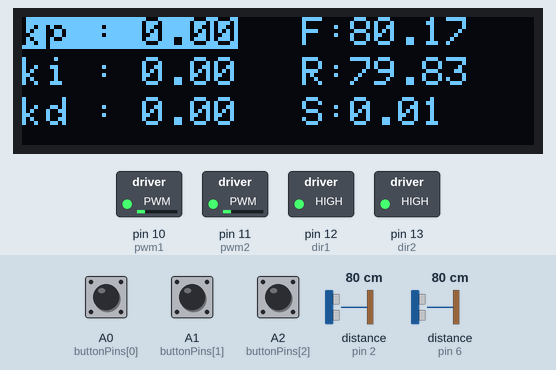
This sketch was run on a simulated Arduino Uno, built with avr-gcc and run on an emulated ATmega328P. Shown: 128×32 one-colour display, switched loads named in the sketch (green lamp = pin HIGH). Wiring (inferred from the names in the program): 2 × ultrasonic range finder: trigger pin 3, echo pin 2 / trigger pin 5, echo pin 6. Dashed ring = blinking. The inputs (shaded band) are chosen by the test bench; at power-on: A0 (buttonPins[0]) HIGH, distance to the obstacle (sensors on pin 6, pin 2) 80 cm, A1 (buttonPins[1]) HIGH, A2 (buttonPins[2]) HIGH. The echo pulse lasts 58.3 µs per cm; the display library's start-up logo is not drawn; pins used as bus, display or sensor lines are not drawn; what the sketch prints to the serial monitor is not drawn.

Above: at 3.2 s.
3.3 s: A0 (buttonPins[0]) pulled LOW for 0.15 s
At 3.9 s:
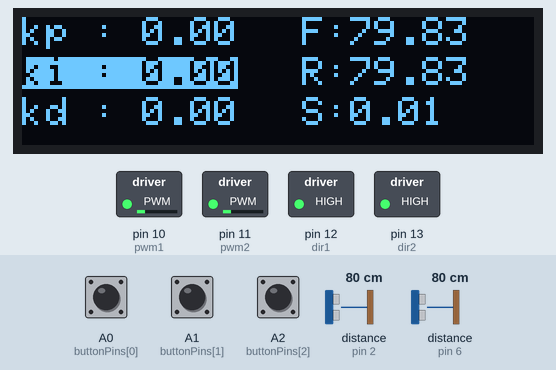
5.1 s: distance to the obstacle (sensor on pin 6) set to 4 cm
At 7.4 s:
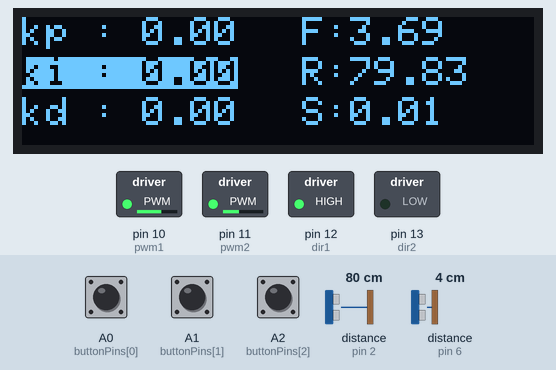
7.7 s: A0 (buttonPins[0]) pulled LOW for 1 s
At 9.0 s:
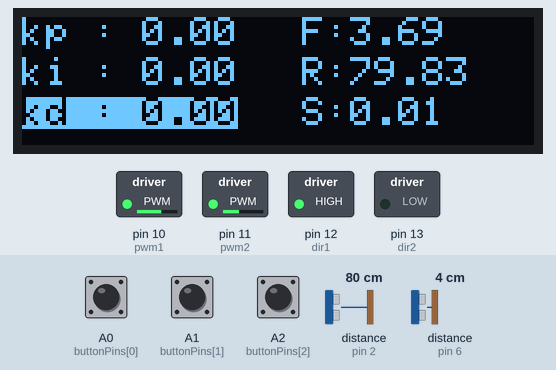
10.2 s: A0 (buttonPins[0]) pulled LOW for 3.2 s
At 11.1 s:
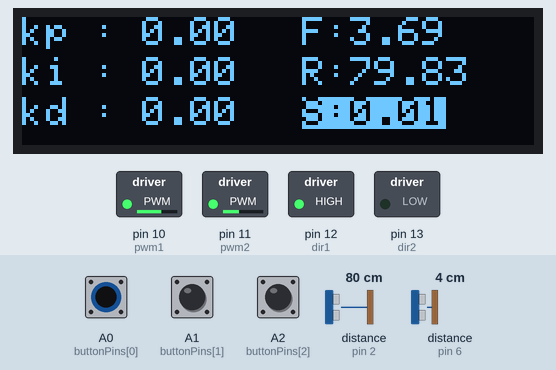
16.5 s: distance to the obstacle (sensor on pin 2) set to 299 cm
At 18.0 s:
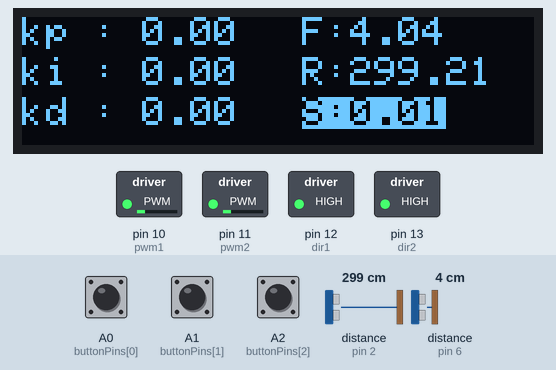
19.6 s: A1 (buttonPins[1]) pulled LOW for 0.15 s
At 20.8 s:
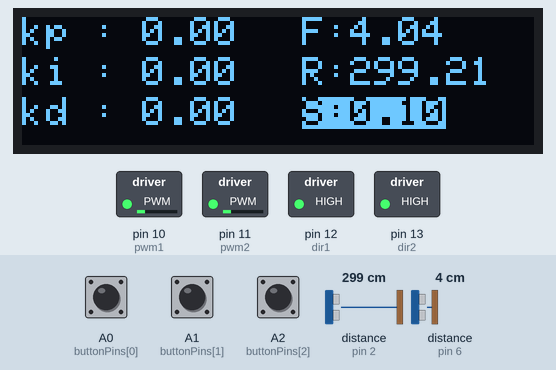
Timing chart, 0 to 22.2 s (numbered marks = the images above; inputs shaded):
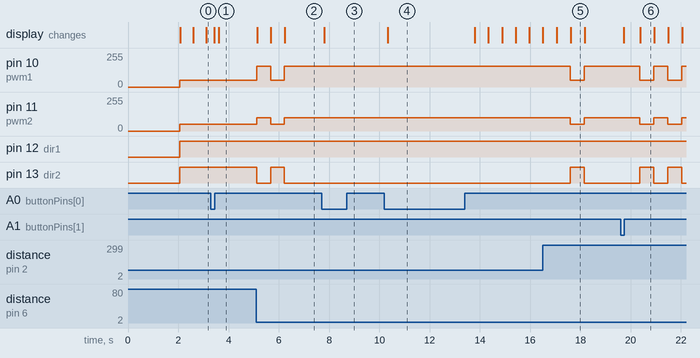

The sketch:

all.ino
```cpp
const uint8_t trig1 = 3;
const uint8_t trig2 = 5;
// const uint8_t trig3 = 13;
const uint8_t echo1 = 2;
const uint8_t echo2 = 6;
// const uint8_t echo3 = 12;
uint8_t i;
int val;
int val1;
int val2;
float kd;
float ki;
float kp;
float size_number;
float front, left, right;
unsigned long timerDelay = 3000;
unsigned long lastTime = 0;
#define noOfButtons 3
#define bounceDelay 20
#define minButtonPress 3

const int buttonPins[] = {A0, A1, A2};
uint32_t previousMillis[noOfButtons];
uint8_t pressCount[noOfButtons];
uint8_t counter[noOfButtons];
float size[6] = {0.01, 0.1, 1, 5, 10, 100};
int select_size = 0;
#include <Adafruit_GFX.h>
#include <Adafruit_SSD1306.h>
#define SCREEN_WIDTH 128
#define SCREEN_HEIGHT 32
#define OLED_RESET -1
#define SCREEN_ADDRESS 0x3C
Adafruit_SSD1306 display(SCREEN_WIDTH, SCREEN_HEIGHT, &Wire, OLED_RESET);
void start_display()
{
    if (!display.begin(SSD1306_SWITCHCAPVCC, SCREEN_ADDRESS))
    {
        Serial.println(F("SSD1306 allocation failed"));
        for (;;)
            ;
    }
    display.display();
    delay(2000);

    display.clearDisplay();
}

void display_selector(uint16_t select, float kp, float ki, float kd, float size_number)
{

    display.setTextSize(1);

    if (select == 1)
    {
        display.setTextColor(BLACK, WHITE);
        display.setCursor(0, 0);
        display.print("kp : " + String(kp));
        display.setTextColor(WHITE);
        display.setCursor(0, 10);
        display.print("ki : " + String(ki));
        display.setCursor(0, 20);
        display.print("kd : " + String(kd));
        display.setCursor(70, 20);
        display.print("S:" + String(size_number));
        select++;
    }
    else if (select == 2)
    {
        display.setTextColor(WHITE);
        display.setCursor(0, 0);
        display.print("kp : " + String(kp));
        display.setTextColor(BLACK, WHITE);
        display.setCursor(0, 10);
        display.print("ki : " + String(ki));
        display.setTextColor(WHITE);
        display.setCursor(0, 20);
        display.print("kd : " + String(kd));
        display.setCursor(70, 20);
        display.print("S:" + String(size_number));
        select++;
    }
    else if (select == 3)
    {
        display.setTextColor(WHITE);
        display.setCursor(0, 0);
        display.print("kp : " + String(kp));
        display.setCursor(0, 10);
        display.print("ki : " + String(ki));
        display.setCursor(70, 20);
        display.print("S:" + String(size_number));
        display.setTextColor(BLACK, WHITE);
        display.setCursor(0, 20);
        display.print("kd : " + String(kd));
    }
    else if (select == 4)
    {
        display.setTextColor(WHITE);
        display.setCursor(0, 0);
        display.print("kp : " + String(kp));
        display.setCursor(0, 10);
        display.print("ki : " + String(ki));
        display.setCursor(0, 20);
        display.print("kd : " + String(kd));
        display.setTextColor(BLACK, WHITE);
        display.setCursor(70, 20);
        display.print("S:" + String(size_number));
    }
}
#include <Arduino.h>
#define dir1 12
#define pwm1 10
#define pwm2 11
#define dir2 13

int pwmA;
int pwmB;
int pwmKa;
int pwmKi;
int Upper = 255;
int Lower = 15;
int basePWM = 50;

float sp = 5.00;
float dt = 0.001;
float error, integralE, derivativeE, lastError;
float PID;

void start_dcMotor()
{
    pinMode(dir1, OUTPUT);
    pinMode(pwm1, OUTPUT);
    pinMode(dir2, OUTPUT);
    pinMode(pwm2, OUTPUT);
}

void pid(float Kp, float Ki, float Kd, float depan, float kanan)
{
    if (kanan > 20)
    {
        kanan = 20;
    }
    else
    {
        kanan = kanan;
    }

    if (depan <= 4)
    {
        digitalWrite(dir1, HIGH);
        digitalWrite(dir2, LOW);
        analogWrite(pwm1, 155);
        analogWrite(pwm2, 100);
    }

    else
    {
        digitalWrite(dir1, HIGH);
        digitalWrite(dir2, HIGH);

        error = sp - kanan;
        integralE = integralE + error;
        derivativeE = error - lastError;

        float P = Kp * error;
        float I = (Ki * integralE) * dt;
        float D = (Kd / dt) * derivativeE;

        lastError = error;

        PID = P + I + D;

        pwmA = basePWM + PID;
        if (pwmA > Upper)
        {
            pwmA = Upper;
        }
        if (pwmA < Lower)
        {
            pwmA = Lower;
        }
        pwmKa = pwmA;

        pwmB = basePWM - PID;
        if (pwmB > Upper)
        {
            pwmB = Upper;
        }
        if (pwmB < Lower)
        {
            pwmB = Lower;
        }
        pwmKi = pwmB;

        analogWrite(pwm1, pwmKa);
        analogWrite(pwm2, pwmKi);
    }
}
#include <Arduino.h>

float read_ultrasonic(int trigPin, int echoPin)
{
    digitalWrite(trigPin, LOW);
    delayMicroseconds(5);
    digitalWrite(trigPin, HIGH);
    delayMicroseconds(10);
    digitalWrite(trigPin, LOW);

    // Read the signal from the sensor: a HIGH pulse whose
    // duration is the time (in microseconds) from the sending
    // of the ping to the reception of its echo off of an object.
    pinMode(echoPin, INPUT);
    long duration = pulseIn(echoPin, HIGH);

    // Convert the time into a distance
    float cm = (duration / 2.0) / 29.1;
    return cm;
}

void display_ultrasonic(float front, float right, float left)
{
    display.setTextColor(WHITE);
    display.setCursor(70, 0);
    display.print("F:" + String(front));
    display.setCursor(70, 10);
    display.print("R:" + String(right));
}

void select_channel()
{
    long currentMillis = millis();

    // If select channel not pressed
    if (digitalRead(buttonPins[0]))
    {
        previousMillis[0] = currentMillis;
        pressCount[0] = 0;
    }
    // If select channel pressed
    else
    {
        if (currentMillis - previousMillis[0] > bounceDelay)
        {
            previousMillis[0] = currentMillis;
            ++pressCount[0];
            if (pressCount[0] == minButtonPress)
            {
                counter[0]++;
            }
        }
    }
    if (counter[0] > 4)
    {
        counter[0] = 1;
    }
    else if (counter[0] == 0)
    {
        counter[0] = 1;
    }
}

float control_value(float val, float size)
{
    // If plus button not pressed
    long currentMillis = millis();
    if (digitalRead(buttonPins[1]))
    {
        previousMillis[1] = currentMillis;
        pressCount[1] = 0;
    }
    // If plus button pressed
    else
    {
        if (currentMillis - previousMillis[1] > bounceDelay)
        {
            previousMillis[1] = currentMillis; // Set previousMillis to millis to reset timeout
            ++pressCount[1];
            if (pressCount[1] == minButtonPress)
            // add size
            {
                val = val + size;
            }
        }
    }
    if (digitalRead(buttonPins[2]))
    {
        previousMillis[2] = currentMillis;
        pressCount[2] = 0;
    }
    else
    {
        if (currentMillis - previousMillis[2] > bounceDelay)
        {
            previousMillis[2] = currentMillis; // Set previousMillis to millis to reset timeout
            ++pressCount[2];
            if (pressCount[2] == minButtonPress)
            {
                val = val - size;
            }
        }
    }
    return val;
}

float change_size()
{
    // If plus button not pressed
    long currentMillis = millis();
    if (digitalRead(buttonPins[1]))
    {
        previousMillis[1] = currentMillis;
        pressCount[1] = 0;
    }
    // If plus button pressed
    else
    {
        if (currentMillis - previousMillis[1] > bounceDelay)
        {
            previousMillis[1] = currentMillis; // Set previousMillis to millis to reset timeout
            ++pressCount[1];
            if (pressCount[1] == minButtonPress)
            // add size
            {
                select_size = select_size + 1;
            }
        }
    }
    if (digitalRead(buttonPins[2]))
    {
        previousMillis[2] = currentMillis;
        pressCount[2] = 0;
    }
    else
    {
        if (currentMillis - previousMillis[2] > bounceDelay)
        {
            previousMillis[2] = currentMillis; // Set previousMillis to millis to reset timeout
            ++pressCount[2];
            if (pressCount[2] == minButtonPress)
            {
                select_size = select_size - 1;
            }
        }
    }
    if (select_size > 5)
    {
        select_size = 0;
    }
    else if (select_size < 0)
    {
        select_size = 0;
    }
    return size[select_size];
}
void read_bluetooth()
{
    if (Serial.available() > 0)
    {
        int info = Serial.read();
        int state = 0;
    }
}

void debugging(String val)
{
    if ((millis() - lastTime) > timerDelay)
    {
        if (val == "all")
        {
            val = digitalRead(A0);
            val1 = digitalRead(A1);
            val2 = digitalRead(A2);
            Serial.println(String(val) + String(val1) + String(val2));
            Serial.println(
                "Front : " + String(front) +
                "Right : " + String(right) +
                "Left : " + String(left));
        }
        else if (val == "ultrasonic")
        {
            Serial.println(
                "Front : " + String(front) +
                "Right : " + String(right) +
                "Left : " + String(left));
        }
        else if (val == "pushbutton")
        {
            val = digitalRead(A0);
            val1 = digitalRead(A1);
            val2 = digitalRead(A2);
            Serial.println(String(val) + String(val1) + String(val2));
        }
        else if (val == "pid")
        {
            Serial.println("size : " + String(size_number) + ", Kp : " + String(kp) + ", Ki : " + String(ki) + ", Kd : " + String(kd));
        }
        lastTime = millis();
    }
}

void setup()
{
    Serial.begin(9600);
    start_display();
    start_dcMotor();
    pinMode(trig1, OUTPUT);
    pinMode(trig2, OUTPUT);
    // pinMode(trig3, OUTPUT);
    pinMode(echo1, INPUT);
    pinMode(echo2, INPUT);
    // pinMode(echo3, INPUT);
    for (i = 0; i < noOfButtons; ++i)
    {
        pinMode(buttonPins[i], INPUT_PULLUP);
    }
    size_number = change_size();
}

void loop()
{
    // counter[0] => select channel

    display.clearDisplay();
    select_channel();
    if (counter[0] == 1)
    {
        kp = control_value(kp, size_number);
    }
    else if (counter[0] == 2)
    {
        ki = control_value(ki, size_number);
    }
    else if (counter[0] == 3)
    {
        kd = control_value(kd, size_number);
    }
    else
    {
        size_number = change_size();
    }
    if ((millis() - lastTime) > 500)
    {
        front = read_ultrasonic(trig2, echo2);
        right = read_ultrasonic(trig1, echo1);
        lastTime = millis();
    }
    display_selector(counter[0], kp, ki, kd, size_number);
    pid(kp, ki, kd, front, right);
    display_ultrasonic(front, right, 0);
    display.display();
    Serial.println("Kp:" + String(kp) + ",Ki:" + String(ki) + ",Kd:" + String(kd) + ",F:" + String(front) + ",R:" + String(right));
    read_bluetooth();
}
```

Measured:
- after the input at 3.3 s, the display: first changes after 0.14 s (image 1 shows a later state)
- after the input at 5.1 s, pin 10 (pwm1): 50/255 → 155/255 at once, → 50/255 0.54 s later, → 155/255 0.54 s later; pin 11 (pwm2): 50/255 → 100/255 at once, → 50/255 0.54 s later, → 100/255 0.54 s later; pin 13 (dir2): HIGH → LOW at once, → HIGH 0.54 s later, → LOW 0.54 s later; the display: first changes after 0.05 s (image 2 shows a later state)
- after the input at 7.7 s, the display: changes after 0.10 s (image 3)
- after the input at 10.2 s, the display: changes after 0.14 s (image 4)
- after the input at 16.5 s, pin 10 (pwm1): 155/255 → 50/255 after 1.1 s, → 155/255 0.55 s later; pin 11 (pwm2): 100/255 → 50/255 after 1.1 s, → 100/255 0.55 s later; pin 13 (dir2): LOW → HIGH after 1.1 s, → LOW 0.55 s later; the display: first differs from a run without the input after 0.56 s (image 5 shows a later state)
- after the input at 19.6 s, pin 10 (pwm1): alternates 155/255 for 0.55 s and 50/255 for 0.55 s, starting after 0.77 s; pin 11 (pwm2): alternates 100/255 for 0.55 s and 50/255 for 0.55 s, starting after 0.77 s
- what the display in image 5 shows lasts 0.6 s, from 17.6 s to 18.2 s
